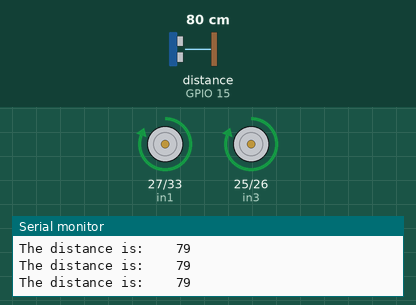
Simulated run of this sketch. Board: ESP32. On the bench: motor-driver pin pairs drawn as motors (green arrow = first pin HIGH = forward, orange = second pin HIGH = backward, longer = more drive, scaled by the enable pin), the last lines printed to the serial monitor. Wiring (inferred from the names in the program): ultrasonic range finder: trigger GPIO 17; echo GPIO 15. Inputs (shaded band) come from the test bench; at power-on: distance to the obstacle (sensor on GPIO 15) 80 cm. The echo pulse lasts 58.3 µs per cm.

Above: at 1.2 s.
1.3 s: distance to the obstacle (sensor on GPIO 15) set to 12 cm
2.8 s: distance to the obstacle (sensor on GPIO 15) set to 9 cm
At 3.3 s:
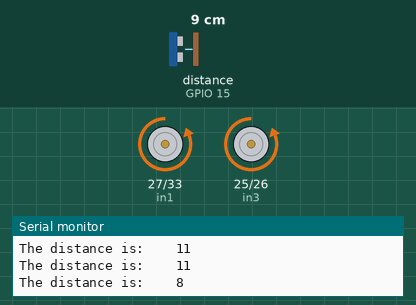
5.8 s: distance to the obstacle (sensor on GPIO 15) set to 18 cm
At 7.7 s:
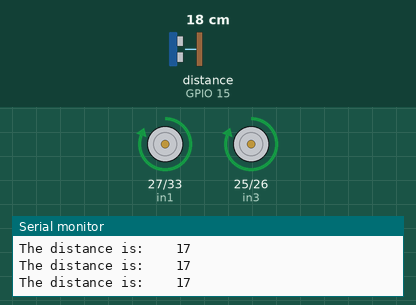
8.3 s: distance to the obstacle (sensor on GPIO 15) set to 2 cm
At 8.7 s:
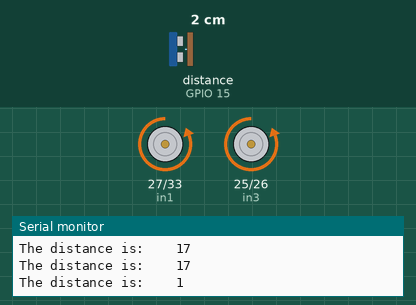
Timing chart, 0 to 11.3 s (numbered marks = the images above; inputs shaded):
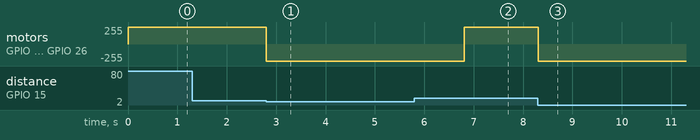

The sketch:

BoatProjectL293D_update_3_oct.ino
```cpp
#include <analogWrite.h>
#include <Wire.h>

//motor A connections
int enA = 12;
int in1 = 27;
int in2 = 33;
// Motor B connections
int enB = 13;
int in3 = 25;
int in4 = 26;
int velocity;
int joystick_up_down = 32;
int joystick_left_right = 2;
const int trigPin = 17;
const int echoPin = 15;
// defines variables
long duration;
int distance;

int x;
int y;
void setup() {
  // Set all the motor control pins to outputs
  pinMode(enA, OUTPUT);
  pinMode(enB, OUTPUT);
  pinMode(in1, OUTPUT);
  pinMode(in2, OUTPUT);
  pinMode(in3, OUTPUT);
  pinMode(in4, OUTPUT);
  pinMode(joystick_up_down, INPUT);
  pinMode(joystick_left_right, INPUT);
  // Turn off motors - Initial state
  Wire.begin();
  Serial.begin(115200);         // set up Serial library at 9600 bps
  Serial.println("Adafruit Motorshield v2 - DC Motor test!");

  //AFMS.begin();  // create with the default frequency 1.6KHz
  //AFMS.begin(1000);  // OR with a different frequency, say 1KHz

  // Set the speed to start, from 0 (off) to 255 (max speed)
  pinMode(trigPin, OUTPUT); // Sets the trigPin as an Output
  pinMode(echoPin, INPUT); // Sets the echoPin as an Input
  digitalWrite(in1, LOW);
  digitalWrite(in2, LOW);
  digitalWrite(in3, LOW);
  digitalWrite(in4, LOW);
}

void dist()
{
  digitalWrite(trigPin, LOW);
  delayMicroseconds(2);
  // Sets the trigPin on HIGH state for 10 micro seconds
  digitalWrite(trigPin, HIGH);
  delayMicroseconds(10);
  digitalWrite(trigPin, LOW);
  // Reads the echoPin, returns the sound wave travel time in microseconds
  duration = pulseIn(echoPin, HIGH);
  // Calculating the distance
  distance = duration * 0.034 / 2;
  // Prints the distance on the Serial Monitor

  }
// This function lets you control spinning direction of motors
void motor1forward() {
  // Turn on motor A & B
  digitalWrite(in1, HIGH);
  digitalWrite(in2, LOW);
}

void motor1backward() {
  // Turn on motor A & B
  digitalWrite(in1, LOW);
  digitalWrite(in2, HIGH);
}
void motor2forward() {
  // Turn on motor A & B
  digitalWrite(in1, HIGH);
  digitalWrite(in2, LOW);
}

void motor2backward() {
  // Turn on motor A & B
  digitalWrite(in3, LOW);
  digitalWrite(in4, HIGH);
}

void stop_motor1() {
  // Turn on motor A & B
  digitalWrite(in1, LOW);
  digitalWrite(in2, LOW);

}
void stop_motor2() {
  // Turn on motor A & B
  digitalWrite(in3, LOW);
  digitalWrite(in4, LOW);

}
void loop() {
//  analogWrite(enB, 255);
//  digitalWrite(in3, HIGH);
//  digitalWrite(in4, LOW);
//  analogWrite(enA, 255);
//  digitalWrite(in1, HIGH);
//  digitalWrite(in2, LOW);
   dist();
   Serial.print("The distance is:    ");
   Serial.println(distance);
  if(distance < 10 ){

    motor1backward();
    motor2backward();
    delay(2000);
    stop_motor2();
    stop_motor1();
    }
    else{
        analogWrite(enB, 255);
        digitalWrite(in3, HIGH);
        digitalWrite(in4, LOW);
        analogWrite(enA, 255);
        digitalWrite(in1, HIGH);
        digitalWrite(in2, LOW);
//    if(  x < 120)
//  {
//    velocity = ((135 - x)/135)*255
//      if (velocity < 60) {velocity = 60;}
//
//    analogWrite(enA, velocity);
//    analogWrite(enB, velocity);
//    motor2forward();
//    motor1forward();
//
//    }
//    else if(x > 135)
//    {
//      velocity =  abs((140-x)/140)*255;
//      analogWrite(enA, velocity);
//      analogWrite(enB, velocity);
//      motor1backward();
//      motor2backward();
//      }
//      else
//      {
//      motor1backward();
//      motor2forward();
//
//        }
    }

}


// This function lets you control speed of the motors
```

Measured:
- the behaviour switches between 11 and 10 cm on distance to the obstacle (sensor on GPIO 15) (found by bisection; images 0 and 1)
- after the input at 2.8 s, motor on GPIO 27 (in1) / GPIO 33 (in2), motor on GPIO 25 (in3) / GPIO 26 (in4): forward 255/255 → backward 255/255 at once
- after the input at 5.8 s, motor on GPIO 27 (in1) / GPIO 33 (in2), motor on GPIO 25 (in3) / GPIO 26 (in4): backward 255/255 → forward 255/255 after 1.0 s
- after the input at 8.3 s, motor on GPIO 27 (in1) / GPIO 33 (in2), motor on GPIO 25 (in3) / GPIO 26 (in4): forward 255/255 → backward 255/255 at once
